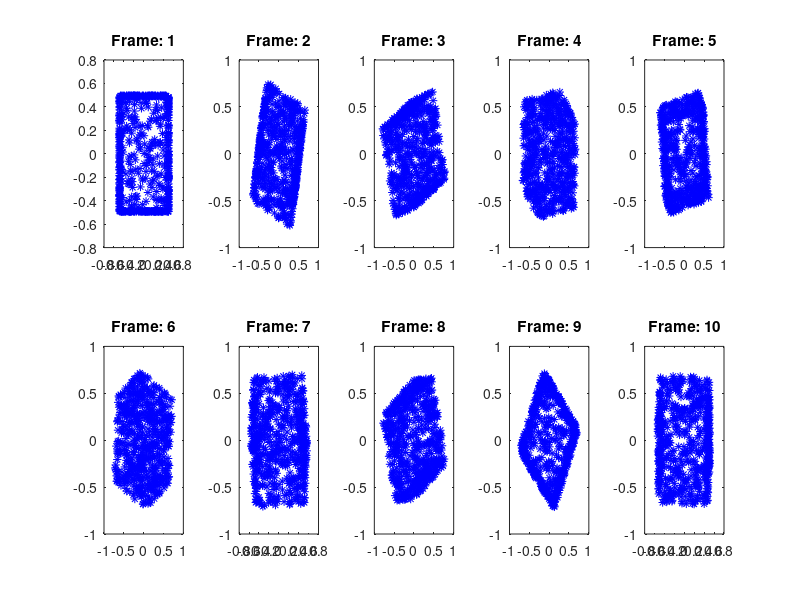
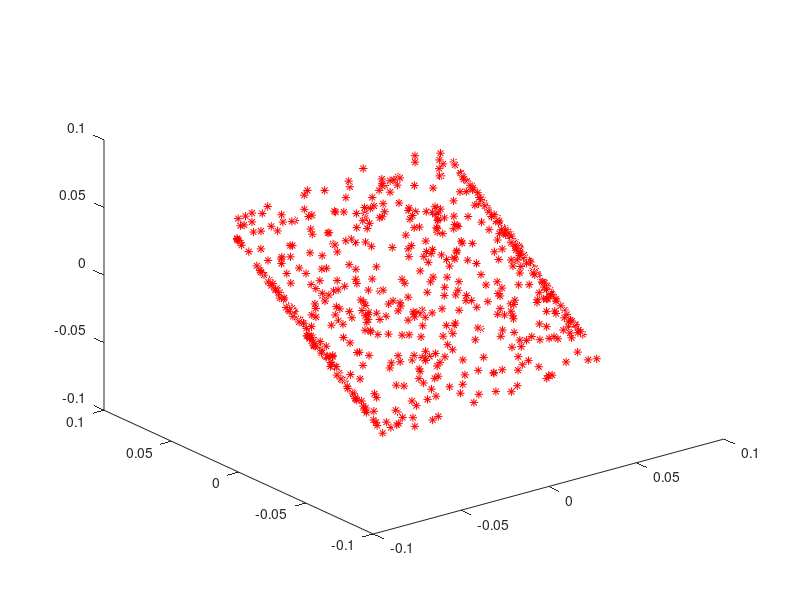

MATLAB code to generate these figures, in order:
clear;
%Load data 
image_points=importdata('sfm_points.mat');
figure(1);
for i= 1:10
subplot(2,5,i), plot(image_points(1,:,i),image_points(2,:,i),'b *'), title(['Frame: ',num2str(i),])  
end

%Compute the translations 
for i= 1:10
%Find the centroids of the frames--cf
cf(1,i)=mean(image_points(1,:,i));
cf(2,i)=mean(image_points(2,:,i));
%Subtract the centered points-- cp from the centroids
cp(1,:,i)=image_points(1,:,i)-cf(1,i);
cp(2,:,i)=image_points(2,:,i)-cf(2,i);
end
for i= 1:10
W(2*i-1:2*i,1:600)=[cp(1,:,i);cp(2,:,i)];
end
%Singular value decomposition for W
[U,S,V]=svd(W);
% find the camera locations
M=U(:,1:3)*S(1:3,1:3);
world_points=V(:,1:3)
figure(2);
plot3(world_points(:,1),world_points(:,2),world_points(:,3), 'r *');
t=cf;
t(:,1)
M(1:2,:)
world_points(1:10,:)
